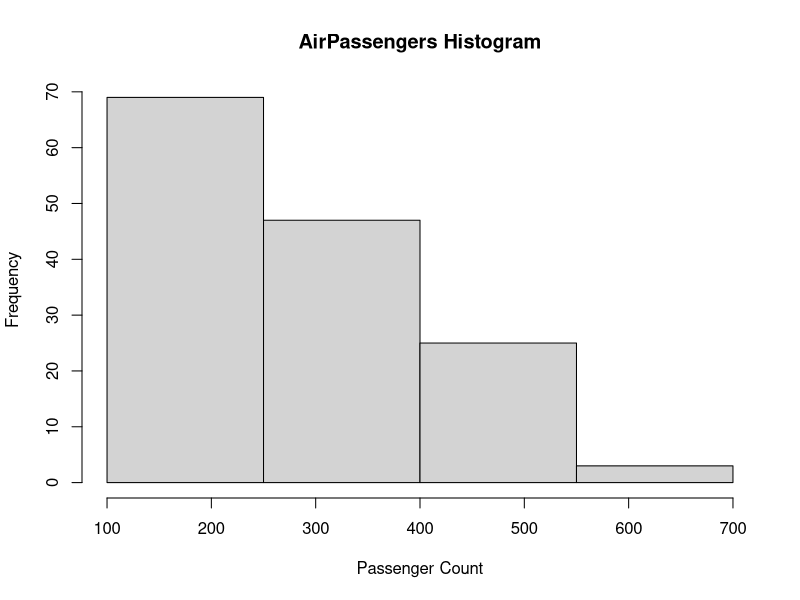

Reproduce this figure in R.
data("AirPassengers")
hist(AirPassengers, 
     xlim = c(100, 700),
     breaks = seq(100, 700, by = 150),
     main = "AirPassengers Histogram",
     xlab = "Passenger Count",
     ylab = "Frequency")
